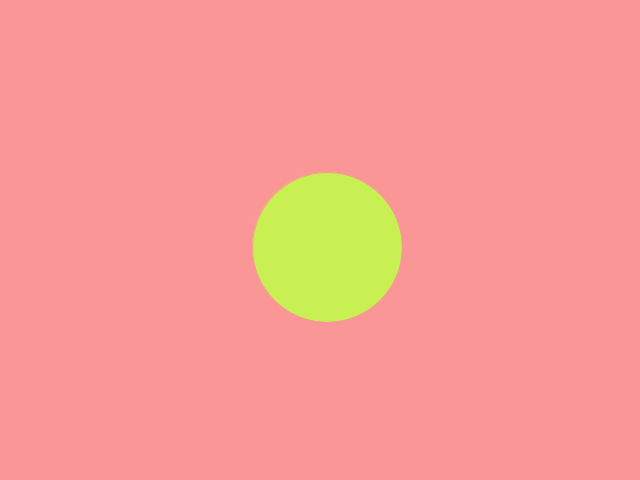
Frame 1 (no input)
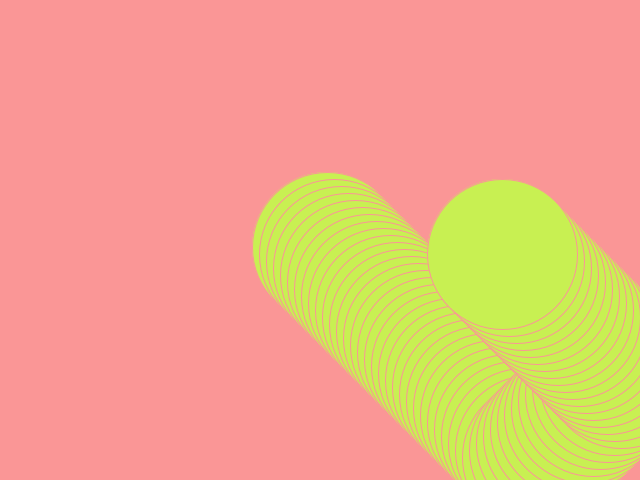
Frame 60 (the mouse pressed at the canvas centre just before this capture)
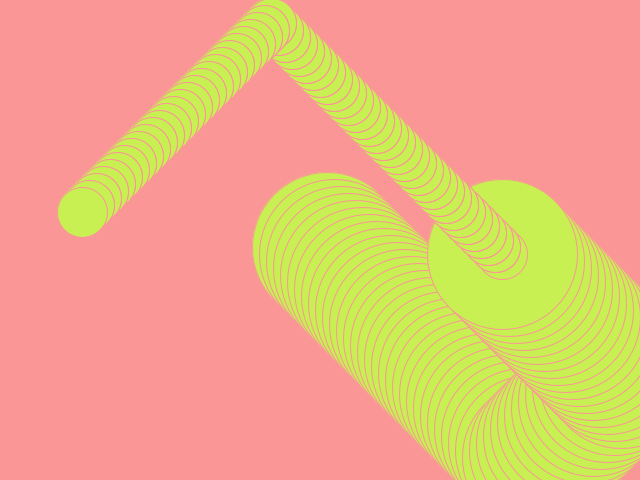
Frame 120 (the mouse held since frame 60 and released just before this capture)

The Processing sketch that drew these frames (run headless with seeded random() and noise(); from frame 60 on, the mouse is pressed at the canvas centre):

// Processing sketch: FraileBoudreault_Chloe_Exercice01
// ── FraileBoudreault_Chloe_Exercice01.pde
//defines how rapidly the circle moves
final int CIRCLE_SPEED = 7;
//defines the colour of the moving circle
//CHANGED!!!!!!!!
//added vairables to the colour of the moving circle
//this will give a random colours each time to code is ran
final float NO_CLICK_FILL_RED = random (100, 255);
final float NO_CLICK_FILL_GREEN = random (240, 100);
final float NO_CLICK_FILL_BLUE = random (55, 160);
//defines the colour of the moving circle when the mouse hovers over it
final color CLICK_FILL_COLOR = color(100, 100, 250);
//defines the colour of the background
final color BACKGROUND_COLOR = color(250, 150, 150);
//defines the colour of the border of the circle
final color STROKE_COLOR = color(250, 150, 150);
//defines the size of the circle
final int CIRCLE_SIZE = 50;

// defines the place of the moving circle on the X axis
int circleX;
// defines the place of the moving circle on the Y axis
int circleY;
// defines the velocity of the moving circle on the X axis
int circleVX;
// defines the velocity of the moving circle on the Y axis
int circleVY;

// this sets up the display window
void setup() {
  //this code initializes the program
  size(640, 480);
  circleX = width/2;
  circleY = height/2;
  //sets the velocity of the circle on X and Y axis
  circleVX = CIRCLE_SPEED;
  circleVY = CIRCLE_SPEED;
  //sets the colour of the border of the circle/of the circle itself/of the background
  stroke(STROKE_COLOR);
  //CHANGED!!!!!!!!
  //have to change it here too otherwise it won't be applied
  fill(NO_CLICK_FILL_RED, NO_CLICK_FILL_GREEN, NO_CLICK_FILL_BLUE);
  background(BACKGROUND_COLOR);
}

void draw() {
  //this code runs the program
  // if the position of the mouse and the position of the circle encounter 
  if (dist(mouseX, mouseY, circleX, circleY) < CIRCLE_SIZE/2) {
    // then the circle's colour changes 
    fill(CLICK_FILL_COLOR);
  }
  // otherwise colour of the circle stays the same
  else {
    //CHANGED!!!!!!!!
    //have to change it here too otherwise it won't be applied
    fill(NO_CLICK_FILL_RED, NO_CLICK_FILL_GREEN, NO_CLICK_FILL_BLUE);
  }
  //this creates the circle itself
  ellipse(circleX, circleY, CIRCLE_SIZE, CIRCLE_SIZE);
  circleX += circleVX;
  circleY += circleVY;
  //makes sure the circle bounces off the screen in a natural way instead of half disappearing on the sides (X axis)
  // if the circle goes off the screen on the right on X axis, or the circle goes off the screen on the left of X axis
  if (circleX + CIRCLE_SIZE/2 > width || circleX - CIRCLE_SIZE/2 < 0) {
    // then the circle "goes opposite way" (counters position) and bounces off
    circleVX = -circleVX;
  }
  //makes sure the circle bounces off the screen in a natural way instead of half disappearing on the sides (Y axis)
  // if the circle goes off the screen at the bottom on Y axis, or the circle goes off the screen at the top of Y axis
  if (circleY + CIRCLE_SIZE/2 > height || circleY - CIRCLE_SIZE/2 < 0) {
    // then the circle "goes opposite way" (counters position) and bounces off
    circleVY = -circleVY;
  }

  if (mouseX < width/2 && mouseY < width/2) {
    ellipse (circleX, circleY, CIRCLE_SIZE*3, CIRCLE_SIZE*3);
  } 
  else {
    ellipse (circleX, circleY, CIRCLE_SIZE, CIRCLE_SIZE);
  }
}

void mousePressed() {
  //when the mouse is pressed, the circle disappears and we see the background again before it starts over
  background(BACKGROUND_COLOR);
}
